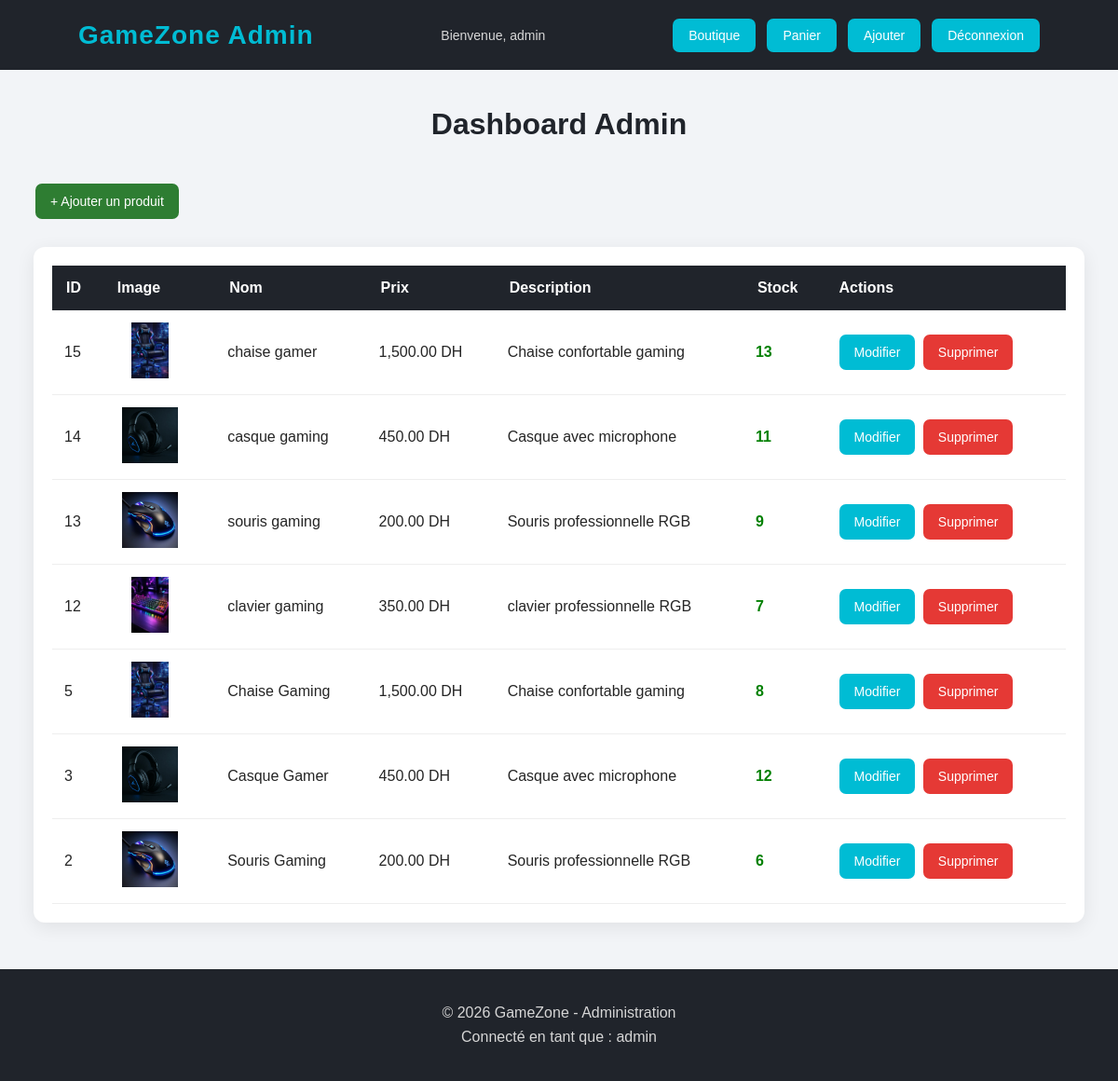
The page /crud.php (signed in) on the database its author committed.
### tables this page shows
CREATE TABLE `articles` (
  `id` int(11) NOT NULL,
  `nom` varchar(100) NOT NULL,
  `prix` decimal(10,2) NOT NULL,
  `image` varchar(200) NOT NULL,
  `description` text NOT NULL,
  `stock` int(11) NOT NULL DEFAULT 0
);

### crud.php (the view, shortened to what this page needs)
<?php
include("../db.php");
$sql = $pdo->query(
    "SELECT * FROM articles ORDER BY id DESC"
);
?>
<!DOCTYPE html>
<html lang="fr">
<head>
    <link rel="stylesheet" href="../style1.css">
</head>
<body>
    <nav class="navbar">
        <div class="logo">
            GameZone Admin
        </div>
        <div class="contact">
            Bienvenue,
            <?php echo htmlspecialchars($_SESSION['admin_username']); ?>
        </div>
        <div class="panier">
            <a href="../accueil.php">Boutique</a>
            <a href="../panier.php">Panier</a>
            <a href="ajouter.php">Ajouter</a>
            <a href="logout.php">Déconnexion</a>
        </div>
    </nav>
    <h1>Dashboard Admin</h1>
    <div class="admin-container">
        <div style="margin-bottom: 25px;">
            <a class="btn btn-success" href="ajouter.php">
                + Ajouter un produit
            </a>
        </div>
        <div class="table-container">
            <table>
                <thead>
                    <tr>
                        <th>ID</th>
                        <th>Image</th>
                        <th>Nom</th>
                        <th>Prix</th>
                        <th>Description</th>
                        <th>Stock</th>
                        <th>Actions</th>
                    </tr>
                </thead>
                <tbody>
                    <?php if ($sql->rowCount() > 0) { ?>
                        <?php while ($row = $sql->fetch()) { ?>
                            <tr>
                                <td>
                                    <?php echo $row['id']; ?>
                                </td>
                                <td>
                                    <img
                                        src="../images/<?php echo htmlspecialchars($row['image']); ?>"
                                        alt="<?php echo htmlspecialchars($row['nom']); ?>"
                                    >
                                </td>
                                <td>
                                    <?php echo htmlspecialchars($row['nom']); ?>
                                </td>
                                <td>
                                    <?php echo number_format($row['prix'], 2); ?>
                                    DH
                                </td>
                                <td>
                                    <?php echo htmlspecialchars($row['description']); ?>
                                </td>
                                <td>
                                    <?php if ($row['stock'] > 0) { ?>
                                        <span style="color: green; font-weight: bold;">
                                            <?php echo $row['stock']; ?>
                                        </span>
                                    <?php } else { ?>
                                        <span style="color: red; font-weight: bold;">
                                            Épuisé
                                        </span>
                                    <?php } ?>
                                </td>
                                <td>
                                    <a
                                        class="btn"
                                        href="modifier.php?id=<?php echo $row['id']; ?>"
                                    >
                                        Modifier
                                    </a>
                                    <a
                                        class="btn btn-danger"
                                        href="supprimer.php?id=<?php echo $row['id']; ?>"
                                        onclick="return confirm('Voulez-vous vraiment supprimer ce produit ?');"
                                    >
                                        Supprimer
                                    </a>
                                </td>
                            </tr>
                        <?php } ?>
                    <?php } ?>
                </tbody>
            </table>
        </div>
    </div>
    <footer>
        <p>
            © 2026 GameZone - Administration
        </p>
        <p>
            Connecté en tant que :
            <?php echo htmlspecialchars($_SESSION['admin_username']); ?>
        </p>
    </footer>
</body>
</html>

### style1.css (style rules this page uses)
* { margin: 0; padding: 0; box-sizing: border-box; }
body { font-family: Arial, Helvetica, sans-serif; background: #f2f4f7; color: #252525; }
.navbar { width: 100%; min-height: 75px; background: #20242b; color: white; display: flex; align-items: center; justify-content: space-between; gap: 25px; padding: 18px 7%; flex-wrap: wrap; }
.logo { font-size: 28px; font-weight: bold; color: #00bcd4; letter-spacing: 1px; }
.contact { font-size: 14px; color: #d8d8d8; }
.panier { display: flex; gap: 12px; align-items: center; }
.panier a { text-decoration: none; color: white; background: #00bcd4; padding: 10px 17px; border-radius: 7px; font-size: 14px; transition: 0.3s; }
h1 { text-align: center; margin: 40px 0 30px; color: #20242b; font-size: 32px; }
.btn, button { display: inline-block; border: none; text-decoration: none; background: #00bcd4; color: white; padding: 11px 16px; border-radius: 7px; cursor: pointer; font-size: 14px; margin: 5px 2px; transition: 0.3s; }
.btn-danger { background: #e53935; }
.btn-success { background: #2e7d32; }
.admin-container { width: 94%; max-width: 1200px; margin: 40px auto; }
.table-container { overflow-x: auto; background: white; border-radius: 12px; padding: 20px; box-shadow: 0 5px 20px rgba(0, 0, 0, 0.08); }
table { width: 100%; border-collapse: collapse; min-width: 750px; }
table th { background: #20242b; color: white; padding: 15px; text-align: left; }
table td { padding: 13px; border-bottom: 1px solid #eeeeee; }
table img { width: 75px; height: 60px; object-fit: contain; }
footer { background: #20242b; color: white; margin-top: 50px; padding: 30px 7%; text-align: center; }
footer p { margin: 8px 0; color: #d6d6d6; }

### rows shown on the page
articles: id "15", image (picture), nom "chaise gamer", prix "1,500.00", description "Chaise confortable gaming", stock "13"
articles: id "14", image (picture), nom "casque gaming", prix "450.00", description "Casque avec microphone", stock "11"
articles: id "13", image (picture), nom "souris gaming", prix "200.00", description "Souris professionnelle RGB", stock "9"
articles: id "12", image (picture), nom "clavier gaming", prix "350.00", description "clavier professionnelle RGB", stock "7"
articles: id "5", image (picture), nom "Chaise Gaming", prix "1,500.00", description "Chaise confortable gaming", stock "8"
articles: id "3", image (picture), nom "Casque Gamer", prix "450.00", description "Casque avec microphone", stock "12"
articles: id "2", image (picture), nom "Souris Gaming", prix "200.00", description "Souris professionnelle RGB", stock "6"

### other values the page prints
$_SESSION['admin_username'] "admin"
